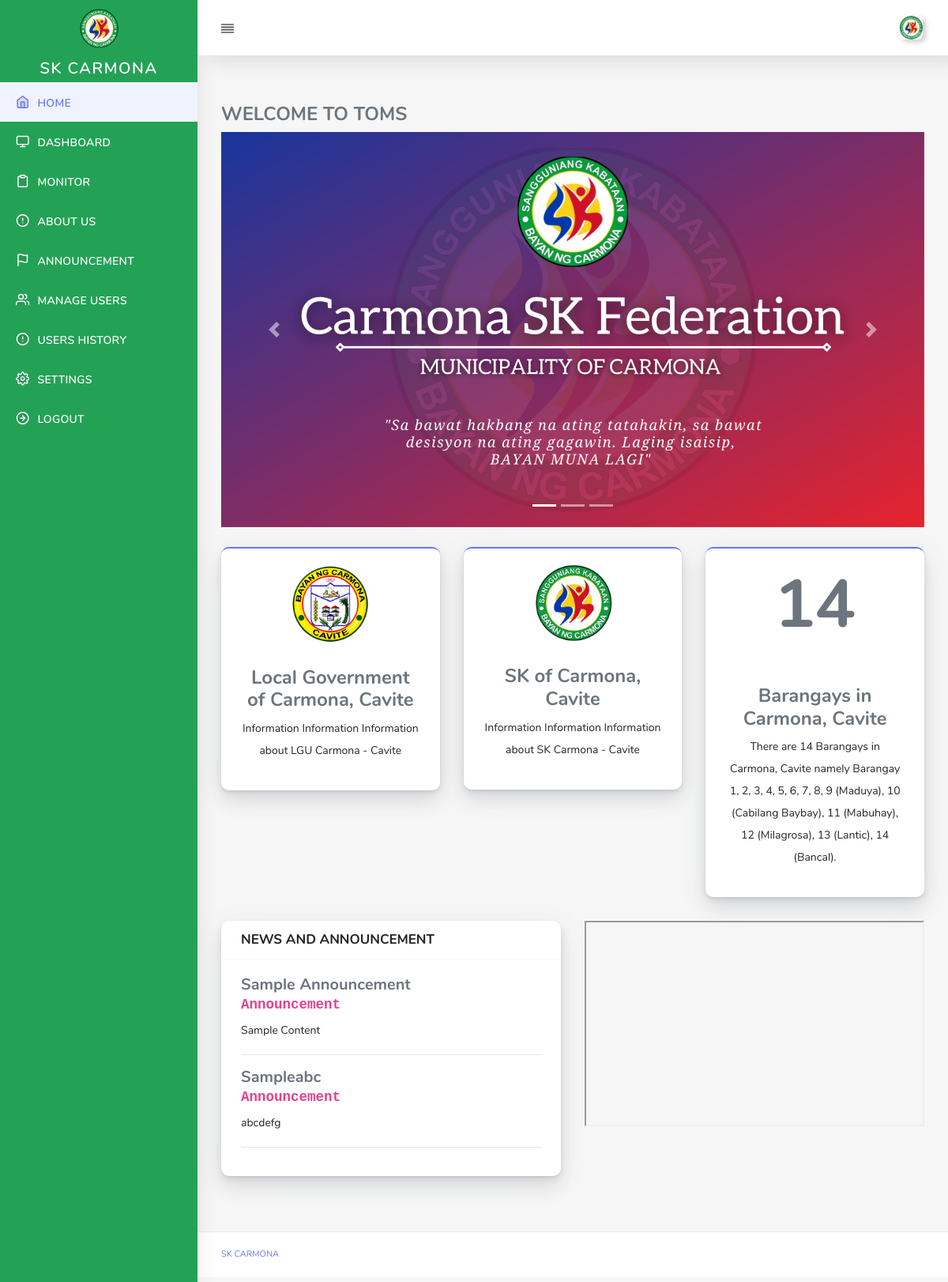
The page /admin/index.php (signed in) on the database its author committed.
### tables this page shows
CREATE TABLE `aboutus` (
  `aboutID` int(3) NOT NULL,
  `title` text NOT NULL,
  `content` text NOT NULL,
  `logo` text NOT NULL,
  `lastupdated` timestamp NOT NULL DEFAULT current_timestamp()
);

CREATE TABLE `announcements` (
  `announcementID` int(12) NOT NULL,
  `title` text NOT NULL,
  `content` text NOT NULL,
  `aType` varchar(12) NOT NULL,
  `aPhoto` text NOT NULL,
  `datePosted` timestamp NOT NULL DEFAULT current_timestamp()
);

### controller/index.php (called while the page is built)
<?php
include('../config/database.php');
$announcements	= $mysqli->query("SELECT * FROM announcements limit 5");
$about	 	    = $mysqli->query("SELECT * FROM aboutus");

### admin/index.php (the view, shortened to what this page needs)
	<?php
	include('header.php');
	include('nav.php');
	include('../controller/index.php');
	?>
	<div class="main-content">
          <div class="section-body">
            <div class="row">
              <div class="col-12">
                    <h4>WELCOME TO TOMS</h4></a>
					    <div class="row">
							<div class="col-12 col-sm-12 col-lg-12">
								<div id="carouselExampleIndicators3" class="carousel slide" data-ride="carousel">
								  <ol class="carousel-indicators">
									<li data-target="#carouselExampleIndicators3" data-slide-to="0" class="active"></li>
									<li data-target="#carouselExampleIndicators3" data-slide-to="1"></li>
									<li data-target="#carouselExampleIndicators3" data-slide-to="2"></li>
								  </ol>
								  <div class="carousel-inner">
									<div class="carousel-item active">
									  <img class="d-block w-100" src="../assets/img/slider/1.png"   style="height: 500px;"alt="First slide">
									</div>
								  </div>
								  <a class="carousel-control-prev" href="#carouselExampleIndicators3" role="button"
									data-slide="prev">
									<span class="carousel-control-prev-icon" aria-hidden="true"></span>
								  </a>
								  <a class="carousel-control-next" href="#carouselExampleIndicators3" role="button"
									data-slide="next">
									<span class="carousel-control-next-icon" aria-hidden="true"></span>
								  </a>
								</div>
						  </div>
						</div>
						<div style="height:25px;"></div>
					    <div class="row justify-content-center">
							<?php while($val1 = $about->fetch_object()){ ?>
							<div class="col-12 col-md-4 col-lg-4">
								<div class="card card-primary">
								  <div class="card-body" style="text-align:center;">
								   <h4><img src="../assets/img/<?php echo $val1->logo ;?>" width="100px"><br><br><?php echo $val1->title ;?></h4>
									<p><?php echo $val1->content ;?> </p>
								  </div>
								</div>
							</div>
							<?php } ?>
							<div class="col-12 col-md-4 col-lg-4">
								<div class="card card-primary">
								  <div class="card-body" style="text-align:center;">
								   <h1 style="font-size: 85px!important;">14</h1><br><br>
								   <h4>Barangays in Carmona, Cavite</h4>
									<p>There are 14 Barangays in Carmona, Cavite namely Barangay 1, 2, 3, 4, 5, 6, 7, 8, 9 (Maduya), 10 (Cabilang Baybay), 11 (Mabuhay), 12 (Milagrosa), 13 (Lantic), 14 (Bancal).</p>
								  </div>
								</div>
							</div>
						</div>
						<div class="row">
						  <div class="col-12 col-md-6 col-lg-6">
							<div class="card">
							  <div class="card-header">
								<h4>NEWS AND ANNOUNCEMENT</h4>
							  </div>
							  <div class="card-body">
								<?php while($val = $announcements->fetch_object()){ ?>
									  <div class="media">
										  <div class="media-body">
											<h5 class="mt-0"><?php echo $val->title;?> <br> <code>  <?php echo $val->aType;?> </code></h5>
											<p class="mb-0"><?php echo $val->content;?> </p>
										</div>
										</div>
									<hr>
								<?php } ?>
							  </div>
							</div>
						  </div>
						  <div class="col-12 col-md-6 col-lg-6">
							<iframe src="https://www.google.com/maps/embed?pb=!1m18!1m12!1m3!1d3866.132535359919!2d121.02496151434688!3d14.303731088118626!2m3!1f0!2f0!3f0!3m2!1i1024!2i768!4f13.1!3m3!1m2!1s0x3397d64e04e76349%3A0xd5df3856120361a0!2sMunicipality%20of%20Carmona!5e0!3m2!1sen!2sph!4v1631243935571!5m2!1sen!2sph" width="100%" height="260px" style="border:1;" allowfullscreen=""></iframe>
						  </div>
						</div>
                  </div>
              </div>
            </div>
    </div>
    </div>
<?php require('footer.php'); ?>

### rows shown on the page
aboutus: logo (picture), title "Local Government of Carmona, Cavite", content "Information Information Information about LGU Carmona - Cavite"
aboutus: logo (picture), title "SK of Carmona, Cavite", content "Information Information Information about SK Carmona - Cavite"
announcements: title "Sample Announcement", aType "Announcement", content "Sample Content"
announcements: title "Sampleabc", aType "Announcement", content "abcdefg"
